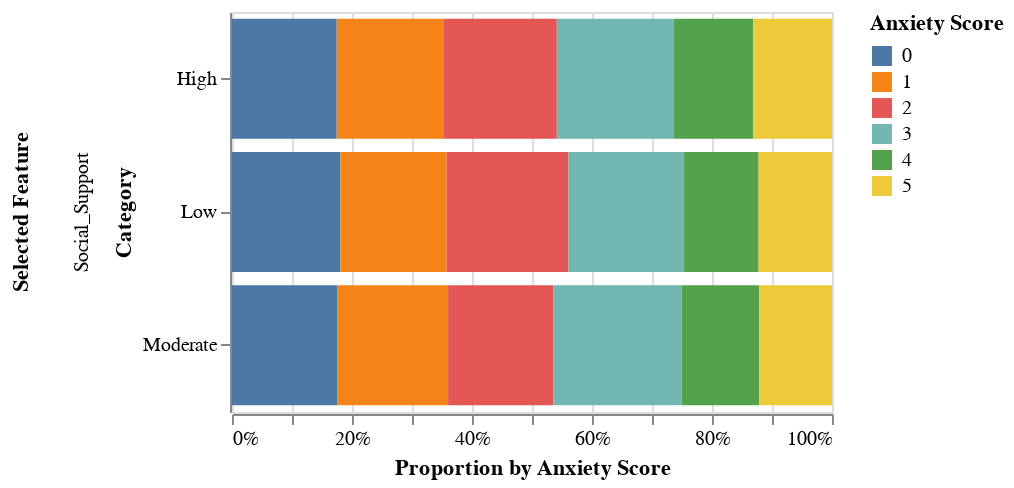

The notebook cell saved with this chart:
### Markdown cell above
### Horizontal Bar Plot (Interactive): 
This is an interactive plot representing a horizontally stacked bar plot. This graph compares the following features in relation with anxiety score:
 - Social Support
 - Relationship Status
 - Substance Use
 - Counseling Service Use
 - Extracurricular Involvement
 
Users can view the different anxiety score distribution for these features by using the drop-down menu.

### Code cell
## Select the features that will be used to create the bar plot.
features = ["Social_Support", "Relationship_Status", "Substance_Use", "Counseling_Service_Use", "Extracurricular_Involvement"]

## Group the original DataFrame by the initalized features.
grouped_df = (
    df.melt(id_vars = ["Anxiety_Score"], value_vars = features, var_name = "Feature", value_name = "Level")
    .groupby(["Feature", "Level", "Anxiety_Score"])
    .size()
    .reset_index(name = "Count")
)

## Normalize the count for each anxiety score by dividing the raw count by total count of each category.
grouped_df["Normalized_Count"] = grouped_df.groupby(["Feature", "Level"])["Count"].transform(lambda x: x / x.sum())

## Intitialize the dropdown and selection menu on Altair.
dropdown = alt.binding_select(options = features, name = "Features: ")
selection = alt.selection_point(fields = ["Feature"], bind = dropdown, value = [{"Feature": "Social_Support"}])

## Initialize the horizontallys stacked bar plot with the dropdown menu.
base = alt.Chart(grouped_df).encode(
    y = alt.Y("Level:N", title = "Category"),
    x = alt.X("Count:Q", stack = "normalize", title = "Proportion by Anxiety Score"),
    color = alt.Color("Anxiety_Score:N", title = "Anxiety Score"),
    tooltip = [
        alt.Tooltip("Anxiety_Score:O", title = "Anxiety Score"),
        alt.Tooltip("Count:Q", title = "Count"),
        alt.Tooltip("Level:N", title = "Category"),
        alt.Tooltip("Feature:N", title = "Feature")
    ]
)

## Create the combined bar chart.
c1 = base.mark_bar().properties(
    height = 200 
)

## Use facet to simultaneously plot the bar plot for each category
bar_chart = c1.transform_filter(selection).facet(
    row = alt.Row("Feature:N", title = "Selected Feature")
).add_params(selection)

## Save and display the full bar plot.
bar_chart.save(".//html_plots//anxiety_bar_plot.html")
bar_chart

### Figure 1 — Vega-Lite specification as saved in the notebook (floating-point values rounded to 4 significant figures)
{"config": {"view": {"continuousWidth": 300, "continuousHeight": 300}}, "data": {"name": "data-69030d5ab99c0b53ca47f0366b15b6bd"}, "facet": {"row": {"field": "Feature", "title": "Selected Feature", "type": "nominal"}}, "spec": {"mark": {"type": "bar"}, "encoding": {"color": {"field": "Anxiety_Score", "title": "Anxiety Score", "type": "nominal"}, "tooltip": [{"field": "Anxiety_Score", "title": "Anxiety Score", "type": "ordinal"}, {"field": "Count", "title": "Count", "type": "quantitative"}, {"field": "Level", "title": "Category", "type": "nominal"}, {"field": "Feature", "title": "Feature", "type": "nominal"}], "x": {"field": "Count", "stack": "normalize", "title": "Proportion by Anxiety Score", "type": "quantitative"}, "y": {"field": "Level", "title": "Category", "type": "nominal"}}, "height": 200, "name": "view_7", "transform": [{"filter": {"param": "param_7"}}]}, "params": [{"name": "param_7", "select": {"type": "point", "fields": ["Feature"]}, "bind": {"input": "select", "options": ["Social_Support", "Relationship_Status", "Substance_Use", "Counseling_Service_Use", "Extracurricular_Involvement"], "name": "Features: "}, "value": [{"Feature": "Social_Support"}], "views": ["view_7"]}], "$schema": "https://vega.github.io/schema/vega-lite/v5.20.1.json", "datasets": {"data-69030d5ab99c0b53ca47f0366b15b6bd": [{"Feature": "Counseling_Service_Use", "Level": "Frequently", "Anxiety_Score": 0, "Count": 141, "Normalized_Count": 0.2086}, {"Feature": "Counseling_Service_Use", "Level": "Frequently", "Anxiety_Score": 1, "Count": 108, "Normalized_Count": 0.1598}, {"Feature": "Counseling_Service_Use", "Level": "Frequently", "Anxiety_Score": 2, "Count": 123, "Normalized_Count": 0.182}, {"Feature": "Counseling_Service_Use", "Level": "Frequently", "Anxiety_Score": 3, "Count": 138, "Normalized_Count": 0.2041}, {"Feature": "Counseling_Service_Use", "Level": "Frequently", "Anxiety_Score": 4, "Count": 79, "Normalized_Count": 0.1169}, {"Feature": "Counseling_Service_Use", "Level": "Frequently", "Anxiety_Score": 5, "Count": 87, "Normalized_Count": 0.1287}, {"Feature": "Counseling_Service_Use", "Level": "Never", "Anxiety_Score": 0, "Count": 754, "Normalized_Count": 0.1774}, {"Feature": "Counseling_Service_Use", "Level": "Never", "Anxiety_Score": 1, "Count": 773, "Normalized_Count": 0.1819}, {"Feature": "Counseling_Service_Use", "Level": "Never", "Anxiety_Score": 2, "Count": 784, "Normalized_Count": 0.1845}, {"Feature": "Counseling_Service_Use", "Level": "Never", "Anxiety_Score": 3, "Count": 843, "Normalized_Count": 0.1984}, {"Feature": "Counseling_Service_Use", "Level": "Never", "Anxiety_Score": 4, "Count": 559, "Normalized_Count": 0.1315}, {"Feature": "Counseling_Service_Use", "Level": "Never", "Anxiety_Score": 5, "Count": 537, "Normalized_Count": 0.1264}, {"Feature": "Counseling_Service_Use", "Level": "Occasionally", "Anxiety_Score": 0, "Count": 339, "Normalized_Count": 0.1638}, {"Feature": "Counseling_Service_Use", "Level": "Occasionally", "Anxiety_Score": 1, "Count": 386, "Normalized_Count": 0.1866}, {"Feature": "Counseling_Service_Use", "Level": "Occasionally", "Anxiety_Score": 2, "Count": 386, "Normalized_Count": 0.1866}, {"Feature": "Counseling_Service_Use", "Level": "Occasionally", "Anxiety_Score": 3, "Count": 442, "Normalized_Count": 0.2136}, {"Feature": "Counseling_Service_Use", "Level": "Occasionally", "Anxiety_Score": 4, "Count": 269, "Normalized_Count": 0.13}, {"Feature": "Counseling_Service_Use", "Level": "Occasionally", "Anxiety_Score": 5, "Count": 247, "Normalized_Count": 0.1194}, {"Feature": "Extracurricular_Involvement", "Level": "High", "Anxiety_Score": 0, "Count": 249, "Normalized_Count": 0.1763}, {"Feature": "Extracurricular_Involvement", "Level": "High", "Anxiety_Score": 1, "Count": 264, "Normalized_Count": 0.187}, {"Feature": "Extracurricular_Involvement", "Level": "High", "Anxiety_Score": 2, "Count": 246, "Normalized_Count": 0.1742}, {"Feature": "Extracurricular_Involvement", "Level": "High", "Anxiety_Score": 3, "Count": 290, "Normalized_Count": 0.2054}, {"Feature": "Extracurricular_Involvement", "Level": "High", "Anxiety_Score": 4, "Count": 189, "Normalized_Count": 0.1339}, {"Feature": "Extracurricular_Involvement", "Level": "High", "Anxiety_Score": 5, "Count": 174, "Normalized_Count": 0.1232}, {"Feature": "Extracurricular_Involvement", "Level": "Low", "Anxiety_Score": 0, "Count": 368, "Normalized_Count": 0.1706}, {"Feature": "Extracurricular_Involvement", "Level": "Low", "Anxiety_Score": 1, "Count": 389, "Normalized_Count": 0.1803}, {"Feature": "Extracurricular_Involvement", "Level": "Low", "Anxiety_Score": 2, "Count": 416, "Normalized_Count": 0.1929}, {"Feature": "Extracurricular_Involvement", "Level": "Low", "Anxiety_Score": 3, "Count": 447, "Normalized_Count": 0.2072}, {"Feature": "Extracurricular_Involvement", "Level": "Low", "Anxiety_Score": 4, "Count": 291, "Normalized_Count": 0.1349}, {"Feature": "Extracurricular_Involvement", "Level": "Low", "Anxiety_Score": 5, "Count": 246, "Normalized_Count": 0.114}, {"Feature": "Extracurricular_Involvement", "Level": "Moderate", "Anxiety_Score": 0, "Count": 617, "Normalized_Count": 0.1801}, {"Feature": "Extracurricular_Involvement", "Level": "Moderate", "Anxiety_Score": 1, "Count": 614, "Normalized_Count": 0.1792}, {"Feature": "Extracurricular_Involvement", "Level": "Moderate", "Anxiety_Score": 2, "Count": 631, "Normalized_Count": 0.1842}, {"Feature": "Extracurricular_Involvement", "Level": "Moderate", "Anxiety_Score": 3, "Count": 686, "Normalized_Count": 0.2002}, {"Feature": "Extracurricular_Involvement", "Level": "Moderate", "Anxiety_Score": 4, "Count": 427, "Normalized_Count": 0.1246}, {"Feature": "Extracurricular_Involvement", "Level": "Moderate", "Anxiety_Score": 5, "Count": 451, "Normalized_Count": 0.1316}, {"Feature": "Relationship_Status", "Level": "In a Relationship", "Anxiety_Score": 0, "Count": 358, "Normalized_Count": 0.173}, {"Feature": "Relationship_Status", "Level": "In a Relationship", "Anxiety_Score": 1, "Count": 382, "Normalized_Count": 0.1846}, {"Feature": "Relationship_Status", "Level": "In a Relationship", "Anxiety_Score": 2, "Count": 388, "Normalized_Count": 0.1875}, {"Feature": "Relationship_Status", "Level": "In a Relationship", "Anxiety_Score": 3, "Count": 422, "Normalized_Count": 0.204}, {"Feature": "Relationship_Status", "Level": "In a Relationship", "Anxiety_Score": 4, "Count": 265, "Normalized_Count": 0.1281}, {"Feature": "Relationship_Status", "Level": "In a Relationship", "Anxiety_Score": 5, "Count": 254, "Normalized_Count": 0.1228}, {"Feature": "Relationship_Status", "Level": "Married", "Anxiety_Score": 0, "Count": 256, "Normalized_Count": 0.1877}, {"Feature": "Relationship_Status", "Level": "Married", "Anxiety_Score": 1, "Count": 266, "Normalized_Count": 0.195}, {"Feature": "Relationship_Status", "Level": "Married", "Anxiety_Score": 2, "Count": 226, "Normalized_Count": 0.1657}, {"Feature": "Relationship_Status", "Level": "Married", "Anxiety_Score": 3, "Count": 274, "Normalized_Count": 0.2009}, {"Feature": "Relationship_Status", "Level": "Married", "Anxiety_Score": 4, "Count": 181, "Normalized_Count": 0.1327}, {"Feature": "Relationship_Status", "Level": "Married", "Anxiety_Score": 5, "Count": 161, "Normalized_Count": 0.118}, {"Feature": "Relationship_Status", "Level": "Single", "Anxiety_Score": 0, "Count": 620, "Normalized_Count": 0.1741}, {"Feature": "Relationship_Status", "Level": "Single", "Anxiety_Score": 1, "Count": 619, "Normalized_Count": 0.1738}, {"Feature": "Relationship_Status", "Level": "Single", "Anxiety_Score": 2, "Count": 679, "Normalized_Count": 0.1906}, {"Feature": "Relationship_Status", "Level": "Single", "Anxiety_Score": 3, "Count": 727, "Normalized_Count": 0.2041}, {"Feature": "Relationship_Status", "Level": "Single", "Anxiety_Score": 4, "Count": 461, "Normalized_Count": 0.1294}, {"Feature": "Relationship_Status", "Level": "Single", "Anxiety_Score": 5, "Count": 456, "Normalized_Count": 0.128}, {"Feature": "Social_Support", "Level": "High", "Anxiety_Score": 0, "Count": 378, "Normalized_Count": 0.1746}, {"Feature": "Social_Support", "Level": "High", "Anxiety_Score": 1, "Count": 387, "Normalized_Count": 0.1788}, {"Feature": "Social_Support", "Level": "High", "Anxiety_Score": 2, "Count": 407, "Normalized_Count": 0.188}, {"Feature": "Social_Support", "Level": "High", "Anxiety_Score": 3, "Count": 421, "Normalized_Count": 0.1945}, {"Feature": "Social_Support", "Level": "High", "Anxiety_Score": 4, "Count": 288, "Normalized_Count": 0.133}, {"Feature": "Social_Support", "Level": "High", "Anxiety_Score": 5, "Count": 284, "Normalized_Count": 0.1312}, {"Feature": "Social_Support", "Level": "Low", "Anxiety_Score": 0, "Count": 248, "Normalized_Count": 0.1806}, {"Feature": "Social_Support", "Level": "Low", "Anxiety_Score": 1, "Count": 243, "Normalized_Count": 0.177}, {"Feature": "Social_Support", "Level": "Low", "Anxiety_Score": 2, "Count": 279, "Normalized_Count": 0.2032}, {"Feature": "Social_Support", "Level": "Low", "Anxiety_Score": 3, "Count": 263, "Normalized_Count": 0.1916}, {"Feature": "Social_Support", "Level": "Low", "Anxiety_Score": 4, "Count": 172, "Normalized_Count": 0.1253}, {"Feature": "Social_Support", "Level": "Low", "Anxiety_Score": 5, "Count": 168, "Normalized_Count": 0.1224}, {"Feature": "Social_Support", "Level": "Moderate", "Anxiety_Score": 0, "Count": 608, "Normalized_Count": 0.1759}, {"Feature": "Social_Support", "Level": "Moderate", "Anxiety_Score": 1, "Count": 637, "Normalized_Count": 0.1843}, {"Feature": "Social_Support", "Level": "Moderate", "Anxiety_Score": 2, "Count": 607, "Normalized_Count": 0.1756}, {"Feature": "Social_Support", "Level": "Moderate", "Anxiety_Score": 3, "Count": 739, "Normalized_Count": 0.2138}, {"Feature": "Social_Support", "Level": "Moderate", "Anxiety_Score": 4, "Count": 447, "Normalized_Count": 0.1293}, {"Feature": "Social_Support", "Level": "Moderate", "Anxiety_Score": 5, "Count": 419, "Normalized_Count": 0.1212}, {"Feature": "Substance_Use", "Level": "Frequently", "Anxiety_Score": 0, "Count": 60, "Normalized_Count": 0.1485}, {"Feature": "Substance_Use", "Level": "Frequently", "Anxiety_Score": 1, "Count": 78, "Normalized_Count": 0.1931}, {"Feature": "Substance_Use", "Level": "Frequently", "Anxiety_Score": 2, "Count": 77, "Normalized_Count": 0.1906}, {"Feature": "Substance_Use", "Level": "Frequently", "Anxiety_Score": 3, "Count": 100, "Normalized_Count": 0.2475}, {"Feature": "Substance_Use", "Level": "Frequently", "Anxiety_Score": 4, "Count": 46, "Normalized_Count": 0.1139}, {"Feature": "Substance_Use", "Level": "Frequently", "Anxiety_Score": 5, "Count": 43, "Normalized_Count": 0.1064}, {"Feature": "Substance_Use", "Level": "Never", "Anxiety_Score": 0, "Count": 1049, "Normalized_Count": 0.178}, {"Feature": "Substance_Use", "Level": "Never", "Anxiety_Score": 1, "Count": 1050, "Normalized_Count": 0.1781}, {"Feature": "Substance_Use", "Level": "Never", "Anxiety_Score": 2, "Count": 1116, "Normalized_Count": 0.1893}, {"Feature": "Substance_Use", "Level": "Never", "Anxiety_Score": 3, "Count": 1166, "Normalized_Count": 0.1978}, {"Feature": "Substance_Use", "Level": "Never", "Anxiety_Score": 4, "Count": 764, "Normalized_Count": 0.1296}, {"Feature": "Substance_Use", "Level": "Never", "Anxiety_Score": 5, "Count": 749, "Normalized_Count": 0.1271}, {"Feature": "Substance_Use", "Level": "Occasionally", "Anxiety_Score": 0, "Count": 125, "Normalized_Count": 0.1793}, {"Feature": "Substance_Use", "Level": "Occasionally", "Anxiety_Score": 1, "Count": 139, "Normalized_Count": 0.1994}, {"Feature": "Substance_Use", "Level": "Occasionally", "Anxiety_Score": 2, "Count": 100, "Normalized_Count": 0.1435}, {"Feature": "Substance_Use", "Level": "Occasionally", "Anxiety_Score": 3, "Count": 157, "Normalized_Count": 0.2253}, {"Feature": "Substance_Use", "Level": "Occasionally", "Anxiety_Score": 4, "Count": 97, "Normalized_Count": 0.1392}, {"Feature": "Substance_Use", "Level": "Occasionally", "Anxiety_Score": 5, "Count": 79, "Normalized_Count": 0.1133}]}}
